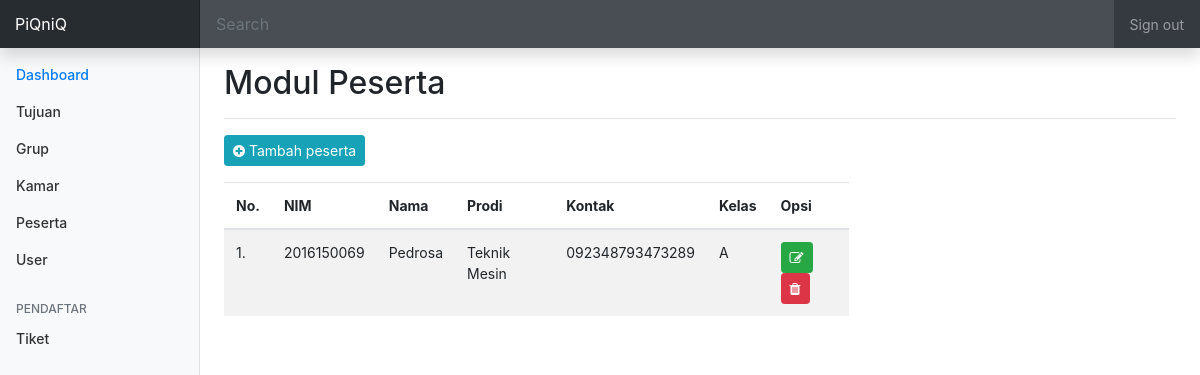
The app's page /administrator/index.php?modul=peserta (signed in) with its own data.
### tables this page shows
CREATE TABLE `peserta` (
  `peserta_id` int(10) NOT NULL,
  `nim` varchar(15) NOT NULL,
  `nama` varchar(100) NOT NULL,
  `prodi` varchar(100) NOT NULL,
  `kontak` varchar(15) NOT NULL,
  `kelas` enum('A','B') NOT NULL
);

### config/config.php (called while the page is built, shortened)
<?php
class Database{
    private $host = "localhost";
    private $user = "root";
    private $pass = "Coyg2018";
    private $dbnm = "piknik";
    public $db;
    public function __construct()
    {
        if(!isset($this->db)){
            $this->db = new mysqli($this->host, $this->user, $this->pass, $this->dbnm);
        }
        return $this->db;
    }
}
?>

### administrator/action/peserta.php (called while the page is built, shortened)
<?php
require_once("action/crud.php");
$peserta = new Crud();

### administrator/action/crud.php (called while the page is built, shortened)
<?php
include "../config/config.php";
class Crud extends Database
{
    public function getData($query)
    {
        $result = $this->db->query($query);
        $rows = array();
        while ($row = $result->fetch_assoc()) {
            $rows[] = $row;
        }
        return $rows;
    }
}

### administrator/modul/peserta.php (the view, shortened to what this page needs)
<?php
require_once("action/peserta.php");
?>
<div class="row">
    <div class="col-lg-12">
        <div class="panel panel-default">
            <div class="panel-heading">
                <a href="?modul=peserta&act=tambah" class="btn btn-info btn-sm"><i class="fa fa-plus-circle" aria-hidden="true"></i> Tambah peserta</a>
            </div>
            <div class="panel-body">
                <div class="row">
                    <div class="col-lg-8">
                    <table id="dataku" class="table table-striped">
                        <thead>
                            <tr>
                                <th>No.</th>
                                <th>NIM</th>
                                <th>Nama</th>
                                <th>Prodi</th>
                                <th>Kontak</th>
                                <th>Kelas</th>
                                <th>Opsi</th>
                            </tr>
                        </thead>
                        <tbody>
                            <?php
                            $query = "SELECT * FROM peserta ORDER BY nama";
                            $data = $peserta->getData($query);
                            $no = 1;
                            foreach ($data as $key => $res) {
                                echo'<tr class="odd gradeX">
                                <td>'.$no.'.</td>
                                <td>'.$res['nim'].'</td>
                                <td>'.$res['nama'].'</td>
                                <td>'.$res['prodi'].'</td>
                                <td>'.$res['kontak'].'</td>
                                <td>'.$res['kelas'].'</td>
                                <td class="center">
                                    <a href="?modul=peserta&act=edit&id='.$res['peserta_id'].'" class="btn btn-success btn-sm"><i class="fa fa-edit" aria-hidden="true"></i></a>
                                    <a href="?modul=peserta&act=delete&id='.$res['peserta_id'].'" class="btn btn-danger btn-sm"><i class="fa fa-trash" aria-hidden="true"></i></a>
                                </td>
                                </tr>';
                                $no++;
                            }
                            ?>
                        </tbody>
                    </table>
                    </div>
                    <div class="col-lg-4">
                    </div>
                </div>
            </div>
        </div>
    </div>
</div>

### assets/css/dashboard.css (style rules this page uses)
body { font-size: .875rem; }

### records on screen
peserta: nim "2016150069", nama "Pedrosa", prodi "Teknik Mesin", kontak "092348793473289", kelas "A"

### other values on screen
$_GET['modul'] "Peserta"
